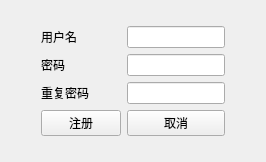
<?xml version="1.0" encoding="UTF-8"?>
<ui version="4.0">
 <class>Form</class>
 <widget class="QWidget" name="Form">
  <property name="geometry">
   <rect>
    <x>0</x>
    <y>0</y>
    <width>266</width>
    <height>162</height>
   </rect>
  </property>
  <property name="windowTitle">
   <string>用户注册</string>
  </property>
  <layout class="QGridLayout" name="gridLayout">
   <item row="1" column="2">
    <spacer name="horizontalSpacer_2">
     <property name="orientation">
      <enum>Qt::Horizontal</enum>
     </property>
     <property name="sizeHint" stdset="0">
      <size>
       <width>40</width>
       <height>20</height>
      </size>
     </property>
    </spacer>
   </item>
   <item row="2" column="1">
    <spacer name="verticalSpacer_3">
     <property name="orientation">
      <enum>Qt::Vertical</enum>
     </property>
     <property name="sizeHint" stdset="0">
      <size>
       <width>20</width>
       <height>40</height>
      </size>
     </property>
    </spacer>
   </item>
   <item row="0" column="1">
    <spacer name="verticalSpacer">
     <property name="orientation">
      <enum>Qt::Vertical</enum>
     </property>
     <property name="sizeHint" stdset="0">
      <size>
       <width>20</width>
       <height>40</height>
      </size>
     </property>
    </spacer>
   </item>
   <item row="1" column="0">
    <spacer name="horizontalSpacer">
     <property name="orientation">
      <enum>Qt::Horizontal</enum>
     </property>
     <property name="sizeHint" stdset="0">
      <size>
       <width>40</width>
       <height>20</height>
      </size>
     </property>
    </spacer>
   </item>
   <item row="1" column="1">
    <layout class="QGridLayout" name="gridLayout_2">
     <item row="2" column="1">
      <widget class="QLineEdit" name="re_password">
       <property name="echoMode">
        <enum>QLineEdit::Password</enum>
       </property>
      </widget>
     </item>
     <item row="0" column="1">
      <widget class="QLineEdit" name="username"/>
     </item>
     <item row="1" column="0">
      <widget class="QLabel" name="label_2">
       <property name="text">
        <string>密码</string>
       </property>
      </widget>
     </item>
     <item row="0" column="0">
      <widget class="QLabel" name="label">
       <property name="text">
        <string>用户名</string>
       </property>
      </widget>
     </item>
     <item row="1" column="1">
      <widget class="QLineEdit" name="password">
       <property name="echoMode">
        <enum>QLineEdit::Password</enum>
       </property>
      </widget>
     </item>
     <item row="2" column="0">
      <widget class="QLabel" name="label_3">
       <property name="text">
        <string>重复密码</string>
       </property>
      </widget>
     </item>
     <item row="3" column="1">
      <widget class="QPushButton" name="pushButton_2">
       <property name="text">
        <string>取消</string>
       </property>
      </widget>
     </item>
     <item row="3" column="0">
      <widget class="QPushButton" name="pushButton">
       <property name="text">
        <string>注册</string>
       </property>
      </widget>
     </item>
    </layout>
   </item>
  </layout>
 </widget>
 <resources/>
 <connections>
  <connection>
   <sender>pushButton_2</sender>
   <signal>clicked()</signal>
   <receiver>Form</receiver>
   <slot>close()</slot>
   <hints>
    <hint type="sourcelabel">
     <x>200</x>
     <y>120</y>
    </hint>
    <hint type="destinationlabel">
     <x>132</x>
     <y>78</y>
    </hint>
   </hints>
  </connection>
 </connections>
</ui>
